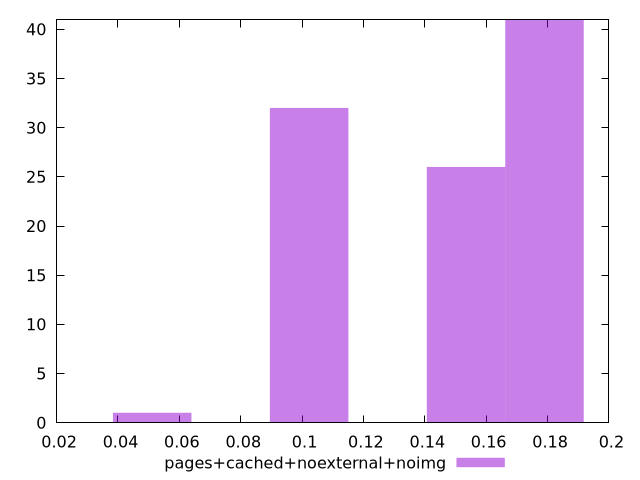

This figure's gnuplot source:
$_pagesCachedNoexternalNoimg <<EOF
0.179021865403974 41
0.10229820880227085 32
0.15344731320340627 26
0.051149104401135424 1
EOF
set key outside below
set terminal pngcairo
set output "report_00005_2020-11-02T22-26-11.212Z/largest-contentful-paint/pages+cached+noexternal+noimg//hist.png"
set yrange [0:41]
set boxwidth 0.025574552200567712
set style fill transparent solid 0.5 noborder
plot $_pagesCachedNoexternalNoimg title "pages+cached+noexternal+noimg" with boxes ,
